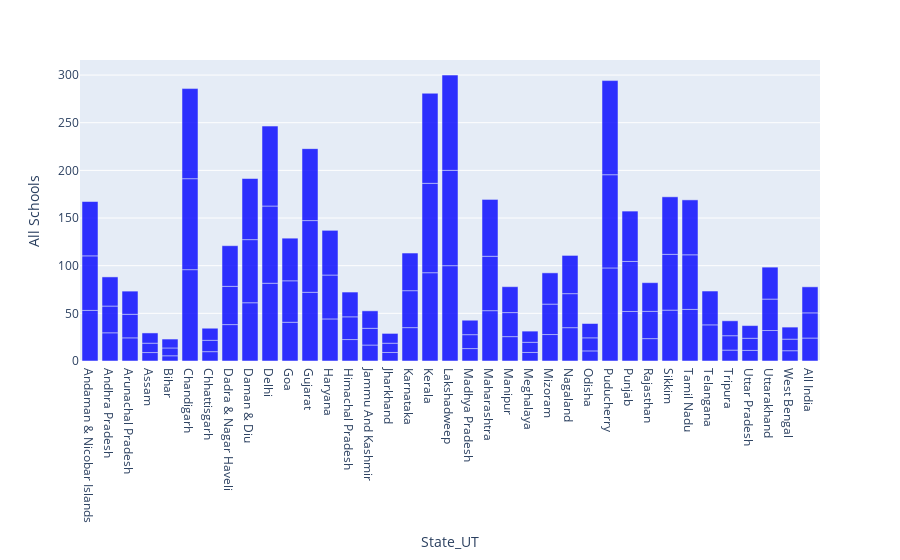

Notebook cell for this chart:
### Markdown cell above
## Bar Chat Analysis

### Code cell
px.bar(data_frame=comp_df,x = 'State_UT',y = 'All Schools',labels = {'x':'State and UT','y':'All Schools'},opacity=0.8,color_discrete_sequence=['blue'])

### Figure 1 — Plotly figure (JSON) as saved in the notebook; plotly's stock layout.template omitted (floating-point values rounded to 4 significant figures)
{"data": [{"alignmentgroup": "True", "hovertemplate": "State_UT=%{x}<br>All Schools=%{y}<extra></extra>", "legendgroup": "", "marker": {"color": "blue", "opacity": 0.8, "pattern": {"shape": ""}}, "name": "", "offsetgroup": "", "orientation": "v", "showlegend": false, "textposition": "auto", "type": "bar", "x": ["Andaman & Nicobar Islands", "Andaman & Nicobar Islands", "Andaman & Nicobar Islands", "Andhra Pradesh", "Andhra Pradesh", "Andhra Pradesh", "Arunachal Pradesh", "Arunachal Pradesh", "Arunachal Pradesh", "Assam", "Assam", "Assam", "Bihar", "Bihar", "Bihar", "Chandigarh", "Chandigarh", "Chandigarh", "Chhattisgarh", "Chhattisgarh", "Chhattisgarh", "Dadra & Nagar Haveli", "Dadra & Nagar Haveli", "Dadra & Nagar Haveli", "Daman & Diu", "Daman & Diu", "Daman & Diu", "Delhi", "Delhi", "Delhi", "Goa", "Goa", "Goa", "Gujarat", "Gujarat", "Gujarat", "Haryana", "Haryana", "Haryana", "Himachal Pradesh", "Himachal Pradesh", "Himachal Pradesh", "Jammu And Kashmir", "Jammu And Kashmir", "Jammu And Kashmir", "Jharkhand", "Jharkhand", "Jharkhand", "Karnataka", "Karnataka", "Karnataka", "Kerala", "Kerala", "Kerala", "Lakshadweep", "Lakshadweep", "Lakshadweep", "Madhya Pradesh", "Madhya Pradesh", "Madhya Pradesh", "Maharashtra", "Maharashtra", "Maharashtra", "Manipur", "Manipur", "Manipur", "Meghalaya", "Meghalaya", "Meghalaya", "Mizoram", "Mizoram", "Mizoram", "Nagaland", "Nagaland", "Nagaland", "Odisha", "Odisha", "Odisha", "Puducherry", "Puducherry", "Puducherry", "Punjab", "Punjab", "Punjab", "Rajasthan", "Rajasthan", "Rajasthan", "Sikkim", "Sikkim", "Sikkim", "Tamil Nadu", "Tamil Nadu", "Tamil Nadu", "Telangana", "Telangana", "Tripura", "Tripura", "Tripura", "Uttar Pradesh", "Uttar Pradesh", "Uttar Pradesh", "Uttarakhand", "Uttarakhand", "Uttarakhand", "West Bengal", "West Bengal", "West Bengal", "All India", "All India", "All India"], "xaxis": "x", "y": [53.06, 57.25, 57, 29.57, 28.06, 30.59, 24.28, 24.68, 24.36, 8.85, 9.83, 10.76, 5.47, 8.19, 9.37, 95.83, 95.43, 94.53, 9.8, 11.88, 12.7, 38.19, 40.12, 42.65, 61.11, 66.21, 64.14, 81.56, 81, 83.89, 40.63, 43.51, 44.72, 72.08, 75.22, 75.5, 44.12, 46.04, 46.93, 22.49, 23.85, 26, 16.73, 17.56, 18.32, 8.94, 9.71, 10.28, 35.01, 38.74, 39.53, 92.63, 93.77, 94.5, 100, 100, 100, 13.03, 14.58, 15.17, 52.79, 57.07, 59.65, 25.57, 25.23, 27.16, 8.98, 10.64, 11.74, 27.76, 31.9, 32.81, 34.96, 35.68, 40.13, 10.58, 13.72, 15.03, 97.62, 97.81, 98.77, 51.97, 52.48, 52.83, 23.47, 28.6, 30.11, 53.33, 58.56, 60.36, 54.14, 57.28, 57.62, 37.9, 35.51, 11.4, 15.11, 15.65, 11.12, 12.72, 13.31, 31.97, 32.97, 33.54, 10.77, 12.13, 12.67, 24.08, 26.42, 27.31], "yaxis": "y"}], "layout": {"barmode": "relative", "legend": {"tracegroupgap": 0}, "margin": {"t": 60}, "xaxis": {"anchor": "y", "domain": [0, 1], "title": {"text": "State_UT"}}, "yaxis": {"anchor": "x", "domain": [0, 1], "title": {"text": "All Schools"}}}}
